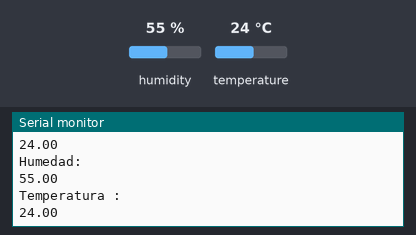
Bench run of a sketch on a simulated Arduino Uno, built with avr-gcc and run on an emulated ATmega328P. On the bench: the last lines printed to the serial monitor. Wiring (inferred from the names in the program): DHT11 sensor: data pin 2. The test bench sets the inputs (shaded band); at power-on: humidity 55 %, temperature 24 °C.

Above: at 4.0 s.
4.1 s: humidity set to 22 %
At 7.4 s:
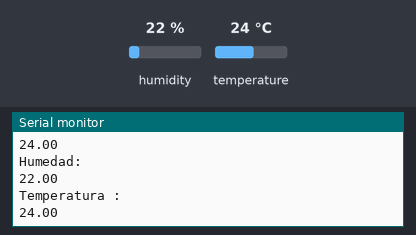
8.1 s: temperature set to 12 °C
At 10.7 s:
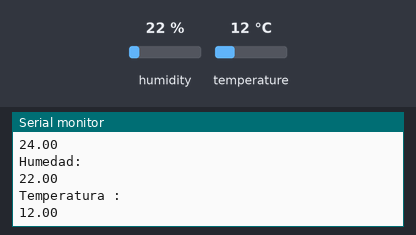
12.1 s: humidity set to 40 %
At 13.9 s:
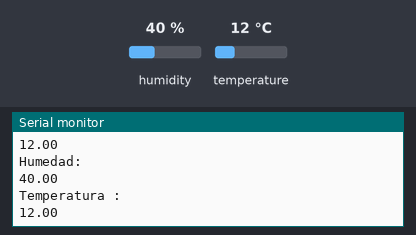
Timing chart, 0 to 15.4 s (numbered marks = the images above; inputs shaded):
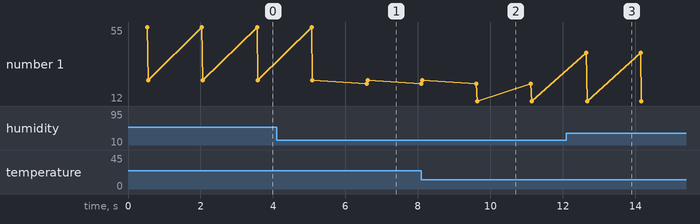

Measured:
- after the input at 4.1 s, the serial monitor: prints a new line after 2.5 s (image 1)
- after the input at 8.1 s, the serial monitor: prints a new line after 1.5 s (image 2)
- after the input at 12.1 s, the serial monitor: prints a new line after 0.54 s (image 3)
- plotted number 1: 24 → 22 after the input at 4.1 s, 22 → 12 after the input at 8.1 s

The sketch:

Sensor_de_Humedad.ino
```cpp
#include "DHT.h"
#define DHTPIN 2
#define DHTTYPE DHT11
DHT dht(DHTPIN, DHTTYPE);
//librerias del DHT 11
void setup() {
Serial.begin(9600); //Se inicia la comunicación serial
dht.begin(); //Se inicia el sensor
}

void loop(){
  float h = dht.readHumidity(); //se lee la humedad
  float t= dht.readTemperature(); // se lee la temperatura
  Serial.println("Humedad: ");
  Serial.println(h);
  Serial.println("Temperatura :");
  Serial.println(t);
  // se imprime las variables de temperatura y humedad
  delay(1000);
  //con un retraso de 500 milisegundos
}
```
